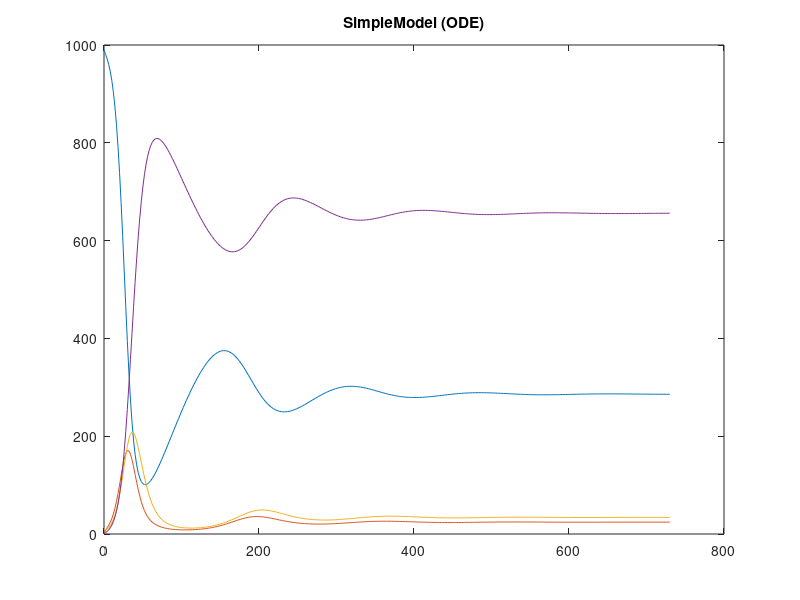

Write MATLAB code to recreate this figure.
function [t, p] = simplemodel()
    figure;

    duration = 730;
    samples  = 365;
    
    [ t, p ] = ode45(@pdot, linspace(0,duration,samples), InitialPopulation());
    plot(t, p); title('SimpleModel (ODE)');
    
    % Write results to CSV file
    fid = fopen('simplemodel_baseline.csv', 'w');
    try
        [rows cols] = size(p); %#ok<NASGU>
        fprintf(fid, 'S{0}');
        for i = 1:rows
            fprintf(fid, ',%f', p(i,1));
        end
        fprintf(fid, '\n');
        fprintf(fid, 'E{0}');
        for i = 1:rows
            fprintf(fid, ',%f', p(i, 2));
        end
        fprintf(fid, '\n');
        fprintf(fid, 'I{0}');
        for i = 1:rows
            fprintf(fid, ',%f', p(i, 3));
        end
        fprintf(fid, '\n');
        fprintf(fid, 'R{0}');
        for i = 1:rows
            fprintf(fid, ',%f', p(i, 4));
        end
        fprintf(fid, '\n');
    catch %#ok<CTCH>
    end
    fclose(fid);
end

% (species S 990)
% (species E)
% (species I 10)
% (species R)
% 
% (param Ki 0.0005)
% (param Kl 0.2)
% (param Kr 0.143)
% (param Kw 0.0074)
% 
% (reaction exposure   (S I) (E I) (* Ki S I))
% (reaction infection  (E)   (I)   (* Kl E))
% (reaction recovery   (I)   (R)   (* Kr I))
% (reaction waning     (R)   (S)   (* Kw R))

function pop = InitialPopulation()
    pop = [990 0 10 0];
end

function dp = pdot(~, p)
    dp = zeros(4,1);
    ki = 0.0005;
    kl = 0.2;
    kr = 0.143;
    kw = 0.0074
    exposed    = ki * p(1) * p(3);
    infectious = kl * p(2);
    recovered  = kr * p(3);
    waning     = kw * p(4);
    dp(1) = waning     - exposed;
    dp(2) = exposed    - infectious;
    dp(3) = infectious - recovered;
    dp(4) = recovered  - waning;
end
